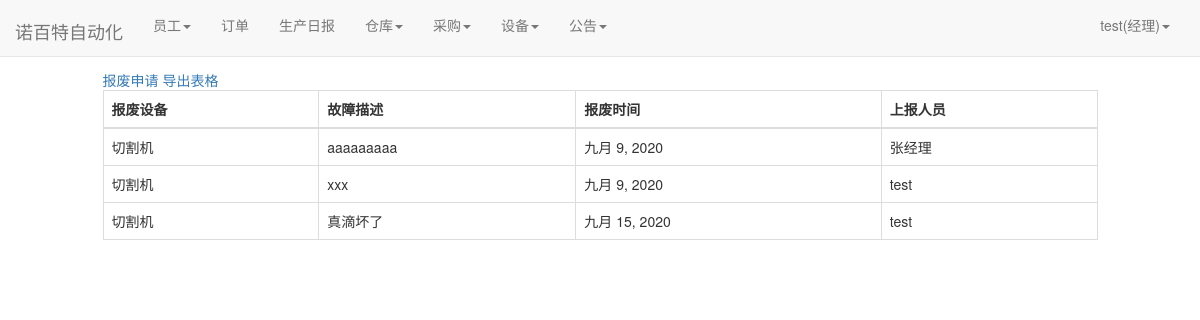
/facility/scrap/ (signed in), run on the app's committed database.
### user/models.py (models this page shows)
class Profile(models.Model):
    user = models.OneToOneField(User, on_delete=models.CASCADE)
    staff_gender = models.CharField(max_length=10, choices=(('male', '男'), ('female', '女')), default='male',
                                    verbose_name='性别')
    staff_age = models.PositiveIntegerField(verbose_name="年龄")
    staff_home = models.CharField(max_length=100, verbose_name="籍贯")
    staff_nationality = models.CharField(max_length=20, verbose_name="民族")  # 民族
    staff_tel = models.BigIntegerField(verbose_name="电话")
    start_time = models.DateField(auto_now_add=True, verbose_name="入职时间")  # 入职时间
    id_card = models.CharField(max_length=20,verbose_name="身份证")  # 身份证号
    staff_type = models.CharField(max_length=100,verbose_name="职位", null=True)  # 职位
    salary_pre_hour = models.IntegerField(verbose_name="时薪")  # 时薪
    class Meta:
        ordering = ['-start_time']

### facility/models.py (models this page shows)
class Scrap(models.Model):#报废
    facility_id = models.ForeignKey(Facility,on_delete=models.CASCADE,verbose_name="报废设备")
    baofei_staff_name = models.ForeignKey(User,on_delete=models.DO_NOTHING,verbose_name="上报人员")
    scarp_time = models.DateField(auto_now=True,verbose_name="报废时间")
    baofei_complementary = models.CharField(max_length=200,verbose_name="报废描述",null=True,blank=True)

class Facility(models.Model):#设备
    version = models.CharField(max_length=100, verbose_name="型号")
    facility_name = models.CharField(max_length=100, verbose_name="名称")
    price = models.BigIntegerField(verbose_name="价格")
    buyer = models.ForeignKey(User, on_delete=models.DO_NOTHING, verbose_name="购买人")
    buy_time = models.DateField(auto_now_add=True, verbose_name="购买时间")
    def __str__(self):
        return self.facility_name

### facility/views.py (the view)
# urls.py: path('scrap/',views.scrap , name='scrap'),
def scrap(request):  #报废列表
    scraps = Scrap.objects.filter()
    context = {}
    context['scraps'] = scraps
    return render(request, 'scrap.html', context)

### user/models.py (called while the page is built)
def get_staff_type(self):
    if Profile.objects.filter(user=self).exists():
        profile = Profile.objects.get(user=self)
        return profile.staff_type
    else:
        return ''

### facility/templates/scrap.html (shortened to what this page needs)
{% extends 'base.html' %}
{% if user.is_authenticated %}
                        {% block nav_facility_active %}active{% endblock %}
{% endif %}
{% block content %}
    <div class="containter">
        <div class="row">
            <div class="col-xs-10 col-xs-offset-1">
                {% if user.is_authenticated %}
                <span style="margin-right: 1em"><a href="{%url 'add_scrap' user.pk%}">报废申请</a>
                <span style="margin-right: 1em"><a href="{% url 'scarp_download' %}">导出表格</a>
                <table class="table table-bordered table-hover">
                  <thead>
                    <tr>
                      <th scope="col">报废设备</th>
                        <th scope="col">故障描述</th>
                      <th scope="col">报废时间</th>
                      <th scope="col">上报人员</th>
                    </tr>
                  </thead>
                  <tbody>
                  {%for scrap in scraps%}
                    <tr>
                      <td>{{scrap.facility_id}}</td>
                        <td>{{scrap.baofei_complementary}}</td>
                      <td>{{scrap.scarp_time}}</td>
                      <td>{{scrap.baofei_staff_name}}</td>
                    </tr>
                  {% endfor %}
                  </tbody>
                </table>
                {% else %}
                    <span>未登录，跳转到首页...</span>
                    <script type="text/javascript">
                        window.location.href = '/';
                    </script>
                {% endif %}
            </div>
        </div>
    </div>
{% endblock %}

### templates/base.html (shortened to what this page needs)
{% load static %}
<!doctype html>
<html lang="en">
<head>
    <link rel="stylesheet" href="{% static 'base.css' %}">
     <link rel="stylesheet" href="{% static 'home.css' %}">
    <link rel="stylesheet" href="{% static 'bootstrap-3.37/css/bootstrap.min.css' %}">
</head>
<body>
     <div class="navbar navbar-default navbar-fixed-top" role="navigation">
        <div class="container-fluid">
            <div class="navbar-header">
            </div>
        </div>
     </div>
    <nav class="navbar navbar-default navbar-fixed-top">
      <div class="container-fluid">
        <div class="navbar-header">
          <a class="navbar-brand" href="{% url 'home' %}">诺百特自动化</a>
        </div>
          {% if  user.is_authenticated %}
        <div class="collapse navbar-collapse" id="bs-example-navbar-collapse-1">
          <ul class="nav navbar-nav">
              {% if user.get_staff_type == '经理' %}
              <li class="{% block nav_staff_active %}{% endblock %}">
                    <li class="dropdown">
                      <a href="#" class="dropdown-toggle" data-toggle="dropdown" role="button" aria-haspopup="true" aria-expanded="false">员工<span class="caret"></span></a>
                    </li>
                  </li>
                  <li class="{% block nav_order_active %}{% endblock %}"><a href="{% url 'order_list' %}">订单</a></li>
                  <li class="{% block nav_producediary_active %}{% endblock %}"><a href="{% url 'product_diary' %}">生产日报</a></li>
                   <li class="{% block nav_warehousediary_active %}{% endblock %}">
                    <li class="dropdown">
                      <a href="#" class="dropdown-toggle" data-toggle="dropdown" role="button" aria-haspopup="true" aria-expanded="false">仓库<span class="caret"></span></a>
                    </li>
                  </li>
                  <li class="{% block nav_purchase_active %}{% endblock %}">
                    <li class="dropdown">
                      <a href="#" class="dropdown-toggle" data-toggle="dropdown" role="button" aria-haspopup="true" aria-expanded="false">采购<span class="caret"></span></a>
                    </li>
                  </li>
                  <li class="{% block nav_facility_active %}{% endblock %}">
                    <li class="dropdown">
                      <a href="#" class="dropdown-toggle" data-toggle="dropdown" role="button" aria-haspopup="true" aria-expanded="false">设备<span class="caret"></span></a>
                    </li>
                  </li>
              <li class="{% block nav_notice_active %}{% endblock %}">
                    <li class="dropdown">
                      <a href="#" class="dropdown-toggle" data-toggle="dropdown" role="button" aria-haspopup="true" aria-expanded="false">公告<span class="caret"></span></a>
                    </li>
                  </li>
              {%endif%}
          </ul>
        <ul class="nav navbar-nav navbar-right">
            <li class="dropdown">
              <a href="#" class="dropdown-toggle" data-toggle="dropdown" role="button" aria-haspopup="true" aria-expanded="false">
                  {{user.username}}({{user.get_staff_type}})<span class="caret"></span></a>
            </li>
        </ul>
    </div>
          {% else %}
           <ul class="nav navbar-nav navbar-right">
                <li><a href="{% url 'login' %}?from={{ request.get_full_path }}">登录</a></li>
           </ul>
          {% endif %}
      </div>
    </nav>
    {% block content%} {% endblock %}
</body>
</html>

### static/home.css (style rules this page uses)
* { margin: 0; padding: 0; }
body { margin-top: 70px!important; }
ul { list-style-type: none!important; }
ul.navbar-right { margin-right: 0; }
div.navbar-header { font-size: 200%; padding-top: 0.2em; }

### data on the page
Scrap: facility_id "切割机", baofei_complementary "aaaaaaaaa", scarp_time "九月 9, 2020", baofei_staff_name "张经理"
Scrap: facility_id "切割机", baofei_complementary "xxx", scarp_time "九月 9, 2020", baofei_staff_name "test"
Scrap: facility_id "切割机", baofei_complementary "真滴坏了", scarp_time "九月 15, 2020", baofei_staff_name "test"

### other printed values
{{ user.username }} "test"
{{ user.get_staff_type }} "经理"
